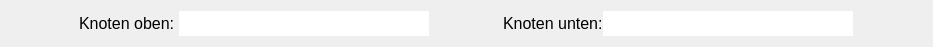
      <widget class="QWidget" name="horizontalLayoutWidget_7">
       <property name="geometry">
        <rect>
         <x>20</x>
         <y>190</y>
         <width>933</width>
         <height>31</height>
        </rect>
       </property>
       <layout class="QHBoxLayout" name="horizontalLayout_15">
        <item>
         <layout class="QHBoxLayout" name="horizontalLayout_10">
          <property name="spacing">
           <number>0</number>
          </property>
          <item>
           <widget class="QLabel" name="label_20">
            <property name="minimumSize">
             <size>
              <width>100</width>
              <height>25</height>
             </size>
            </property>
            <property name="maximumSize">
             <size>
              <width>100</width>
              <height>25</height>
             </size>
            </property>
            <property name="font">
             <font>
              <pointsize>12</pointsize>
             </font>
            </property>
            <property name="midLineWidth">
             <number>3</number>
            </property>
            <property name="text">
             <string>Knoten oben:</string>
            </property>
            <property name="scaledContents">
             <bool>true</bool>
            </property>
           </widget>
          </item>
          <item>
           <widget class="QLineEdit" name="knoten_oben">
            <property name="minimumSize">
             <size>
              <width>250</width>
              <height>25</height>
             </size>
            </property>
            <property name="maximumSize">
             <size>
              <width>120</width>
              <height>25</height>
             </size>
            </property>
            <property name="font">
             <font>
              <pointsize>11</pointsize>
             </font>
            </property>
            <property name="text">
             <string/>
            </property>
            <property name="frame">
             <bool>false</bool>
            </property>
           </widget>
          </item>
         </layout>
        </item>
        <item>
         <layout class="QHBoxLayout" name="horizontalLayout_11">
          <property name="spacing">
           <number>0</number>
          </property>
          <item>
           <widget class="QLabel" name="label_21">
            <property name="minimumSize">
             <size>
              <width>100</width>
              <height>25</height>
             </size>
            </property>
            <property name="maximumSize">
             <size>
              <width>100</width>
              <height>25</height>
             </size>
            </property>
            <property name="font">
             <font>
              <pointsize>12</pointsize>
             </font>
            </property>
            <property name="midLineWidth">
             <number>3</number>
            </property>
            <property name="text">
             <string>Knoten unten:</string>
            </property>
            <property name="scaledContents">
             <bool>true</bool>
            </property>
           </widget>
          </item>
          <item>
           <widget class="QLineEdit" name="knoten_unten">
            <property name="minimumSize">
             <size>
              <width>250</width>
              <height>25</height>
             </size>
            </property>
            <property name="maximumSize">
             <size>
              <width>120</width>
              <height>25</height>
             </size>
            </property>
            <property name="font">
             <font>
              <pointsize>12</pointsize>
             </font>
            </property>
            <property name="text">
             <string/>
            </property>
            <property name="frame">
             <bool>false</bool>
            </property>
           </widget>
          </item>
         </layout>
        </item>
       </layout>
      </widget>
